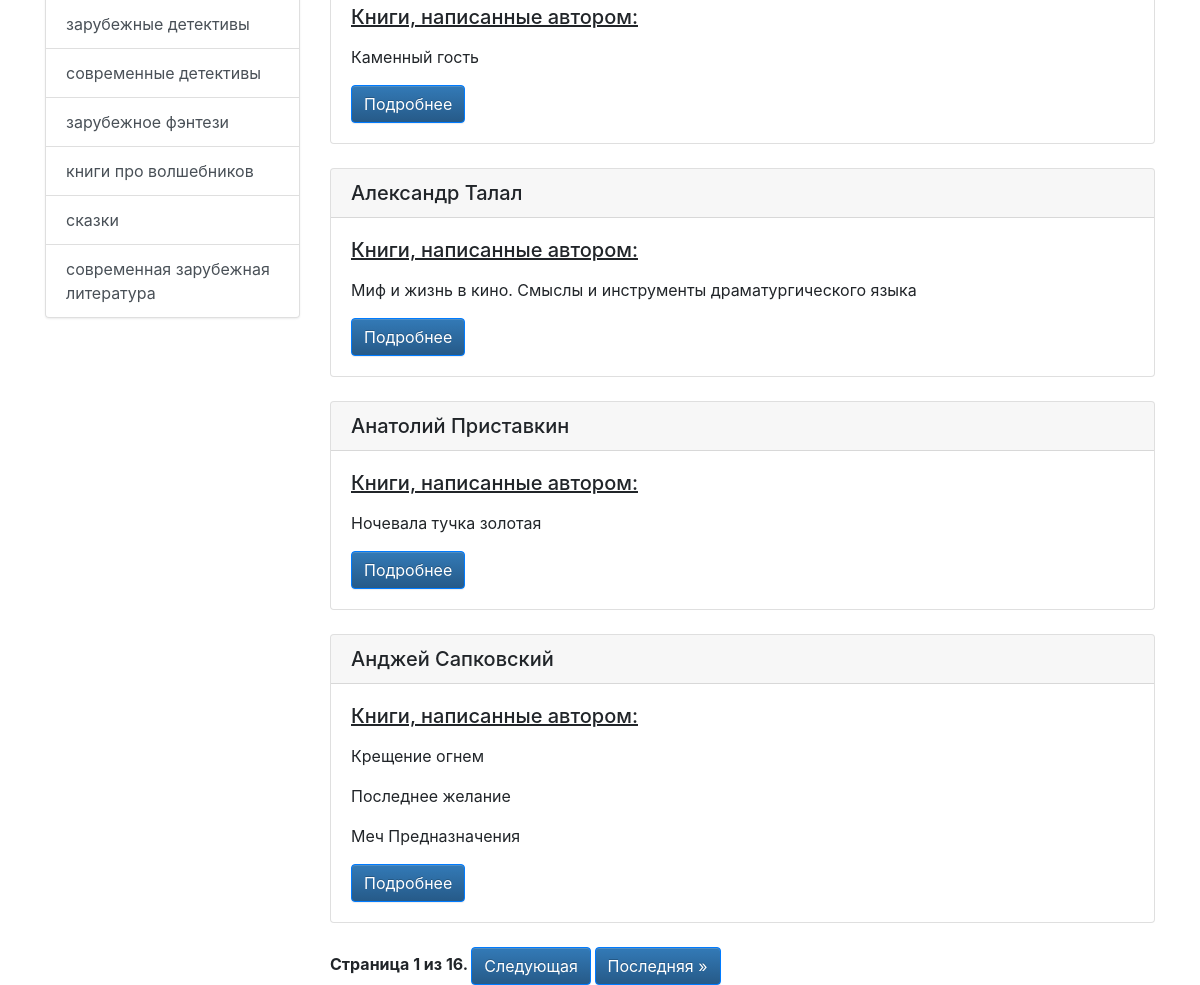
/authors/ (lower part), run on an earlier commit of the app's database.
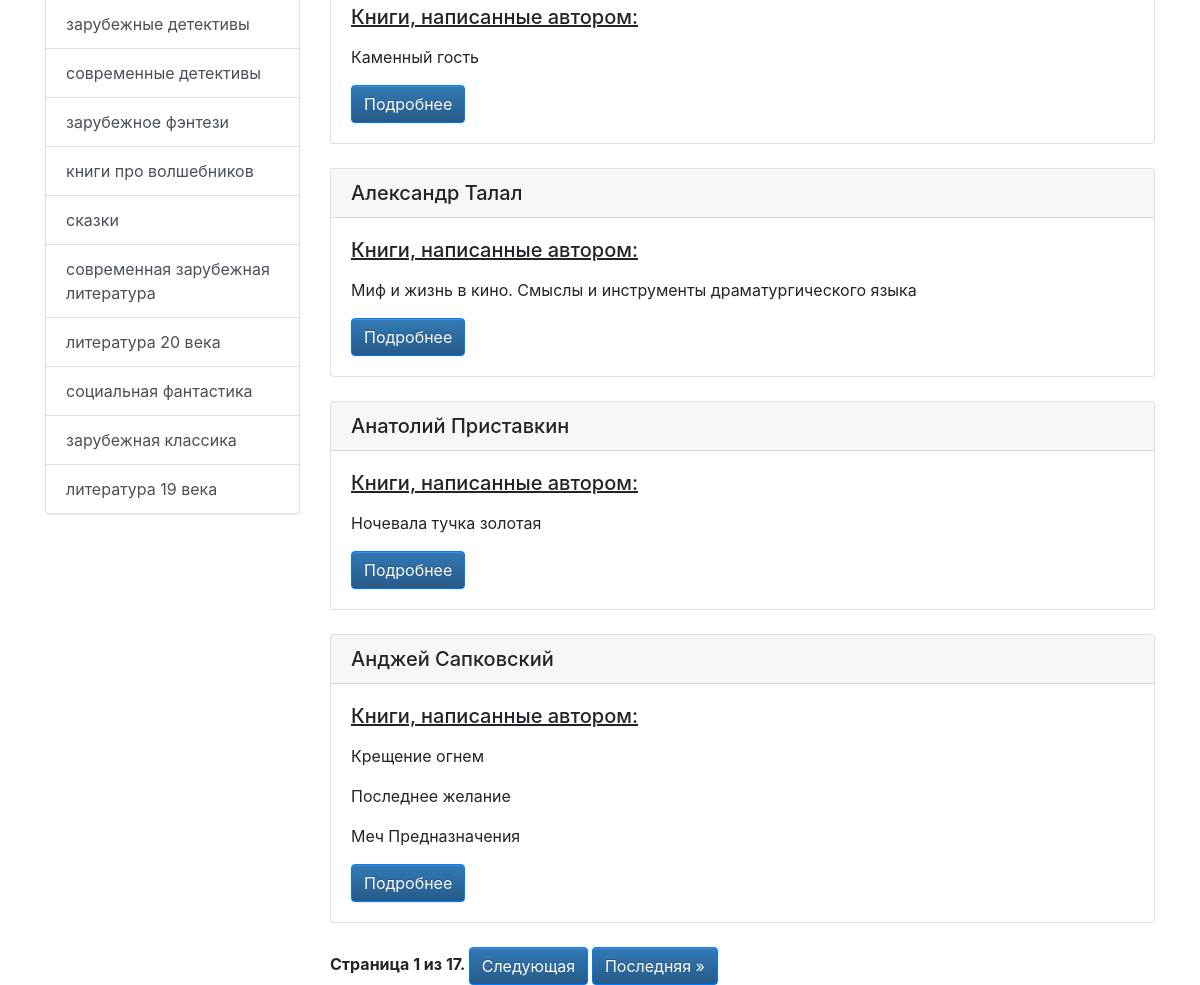
And on a later commit of the database.
### book_search/models.py (models this page shows, shortened)
class Genres(models.Model):
    name = models.CharField(max_length=200, verbose_name='Жанр')

class Book(models.Model):
    name = models.CharField(max_length=200, verbose_name='Название')
    author = models.CharField(max_length=200, verbose_name='Автор')
    genre_id = models.ForeignKey(Genres, verbose_name='Жанр', on_delete=models.CASCADE)
    description = models.TextField(verbose_name='Описание', blank=True, null=True)
    image = models.ImageField(verbose_name='Изображение', upload_to='books/%Y/%m/%d', blank=True, null=True)

### book_search/views.py (the view)
# urls.py: path('authors/', views.get_all_authors, name='authors'),
def get_all_authors(request):
    genres = models.Genres.objects.all()
    books = models.Book.objects.all()
    authors = set()
    books_per_authors = dict()
    for book in books:
        authors.add(book.author)
    authors = sorted(list(authors))
    for author in authors:
        books = models.Book.objects.filter(author=author)
        books_per_authors[author] = books
    paginator = Paginator(authors, 10)
    page_number = request.GET.get('page')
    page_obj = paginator.get_page(page_number)
    return render(request, 'book_search/all_authors.html', {'page_obj': page_obj, 'genres': genres,
                                                            'books_per_authors': books_per_authors})

### book_search/templatetags/poll_extras.py (called while the page is built)
@register.filter
def get_obj(dictionary, key):
    obj = dictionary.get(key)
    return obj

### templates/book_search/all_authors.html (shortened to what this page needs)
{% extends 'base.html' %}
{% load poll_extras %}
{% block body %}
    {% for author in page_obj %}
        <div class="card">
            <h5 class="card-header">{{ author }}</h5>
            <div class="card-body">
                <h5 class="card-title"><u>Книги, написанные автором: </u></h5>
                <p class="card-text">
                    {% for book in books_per_authors|get_obj:author %}
                        <p>
                            {% ifchanged %}
                                {{ book.name }}
                            {% endifchanged %}
                        </p>
                    {% endfor %}
                </p>
                <a href="{% url 'books_author' author %}" class="btn btn-primary">Подробнее</a>
            </div>
        </div><br>
    {% endfor %}
    <div class="pagination">
        <span class="step-links">
            <span class="current">
                Страница {{ page_obj.number }} из {{ page_obj.paginator.num_pages }}.
            </span>
            {% if page_obj.has_next %}
                <a href="?page={{ page_obj.next_page_number }}" class="btn btn-primary">Следующая</a>
                <a href="?page={{ page_obj.paginator.num_pages }}" class="btn btn-primary">Последняя &raquo;</a>
            {% endif %}
        </span>
    </div>
{% endblock %}

### templates/base.html (shortened to what this page needs)
<!DOCTYPE html>
<html lang="en">
<head>
    <link rel="stylesheet" href="//maxcdn.bootstrapcdn.com/bootstrap/3.2.0/css/bootstrap-theme.min.css">
    <link rel="stylesheet" href="https://cdn.jsdelivr.net/npm/bootstrap@4.5.3/dist/css/bootstrap.min.css">
</head>
<body>
<div class="container mt-3">
    <div class="row">
        <div class="col-md-3">
            <div class="list-group">
                {% for genre in genres %}
                        <a class="list-group-item list-group-item-action" href="{% url 'book_per_genres' genre.name %}">{{ genre.name }}</a>
                {% endfor %}
            </div>
        </div>
        <div class="col-md-9">
            {% block body %}I am an empty for now{% endblock %}
        </div>
    </div>
  </div>
</body>
</html>

What changed in the data, as far as the page shows it:
added Genres: name "литература 20 века"
added Genres: name "социальная фантастика"
added Genres: name "зарубежная классика"
added Genres: name "литература 19 века"
Also different on the page:
{{ page_obj.paginator.num_pages }}: "16" → "17"
